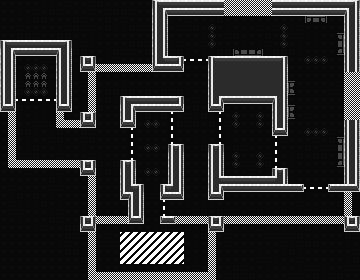

Below is a game level as drawn by its tile map, then a one-line description and the .tmx that defines it (tile-layer data replaced by summaries):
An orthogonal 45x35 tile map with 8x8 px tiles, 3 tile layers (Floor, wall, Ceiling), 1 hidden layer not drawn and 1 object (SpawnArea).

<map version="1.10" tiledversion="1.10.2" orientation="orthogonal" renderorder="right-down" width="45" height="35" tilewidth="8" tileheight="8" infinite="0" nextlayerid="7" nextobjectid="2">
 <editorsettings>
  <export format="json" />
 </editorsettings>
 <tileset firstgid="1" source="../tilemap_packed.tsx" />
 <layer id="1" name="Floor" width="45" height="35">
  <properties>
   <property name="Background" type="bool" value="true" />
  </properties>
  <data>[1575 cells, 1575 non-empty, 12 distinct tile ids]</data>
 </layer>
 <layer id="2" name="walloutline" width="45" height="35" visible="0">
  <properties>
   <property name="Background" type="bool" value="true" />
  </properties>
  <data>[1575 cells, 0 non-empty, 0 distinct tile ids]</data>
 </layer>
 <layer id="4" name="wall" width="45" height="35">
  <properties>
   <property name="Background" type="bool" value="true" />
  </properties>
  <data>[1575 cells, 434 non-empty, 14 distinct tile ids]</data>
 </layer>
 <layer id="5" name="Ceiling" width="45" height="35" opacity="0.26">
  <data>[1575 cells, 32 non-empty, 1 distinct tile ids]</data>
 </layer>
 <objectgroup id="3" name="Objs">
  <object id="1" name="MainSpawnArea" type="SpawnArea" x="36" y="80.5" />
 </objectgroup>
</map>
